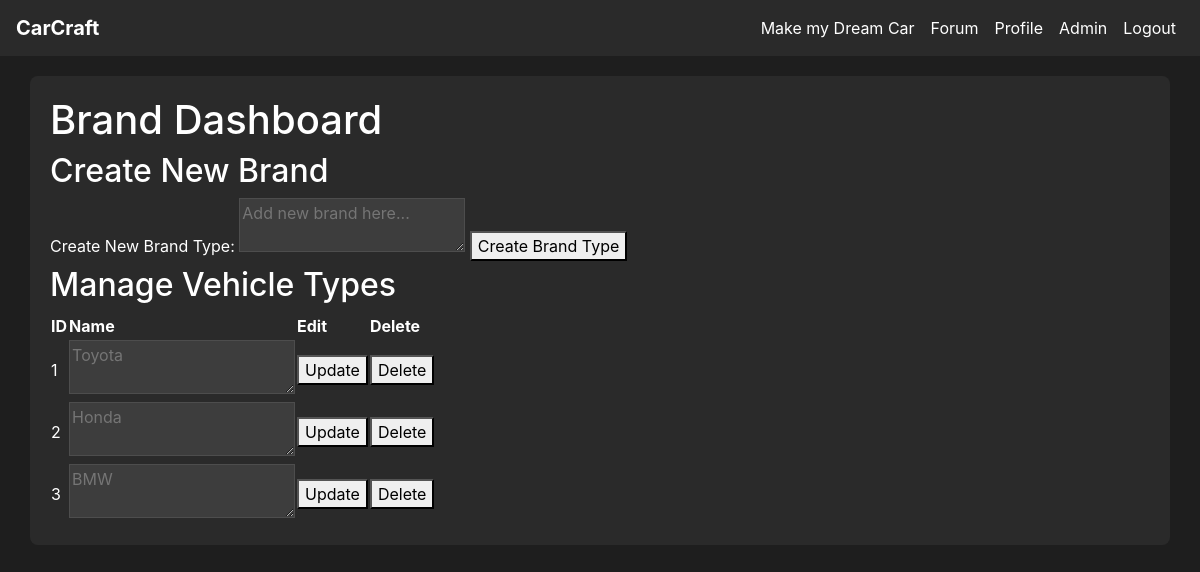
The app's page /brand_type (signed in) with its own data.
### tables this page shows
CREATE TABLE brand (
    brand_id INTEGER PRIMARY KEY AUTOINCREMENT,
    name VARCHAR(20)
);

### app.py (the view, shortened to what this page needs)
@app.route('/brand_type', methods=["GET", 'POST'])
@login_required
def brand_type():
    if not current_user.admin:
        flash('Access denied. Admin privileges required.')
        return redirect(url_for('home'))
    conn = get_db_connection()
    brands = conn.execute('SELECT * FROM brand').fetchall()
    return render_template('brand_type.html', brands=brands)

### app.py (called while the page is built)
def get_db_connection():
    conn = sqlite3.connect(DATABASE)
    conn.row_factory = sqlite3.Row  # This enables column access by name: row['column_name']
    return conn

@login_manager.user_loader
def load_user(user_id):
    return User.get(user_id)

    @staticmethod
    def get(user_id):
        conn = get_db_connection()
        user_data = conn.execute('SELECT * FROM user WHERE user_id = ?', (user_id,)).fetchone()
        conn.close()
        if user_data:
            return User(
                user_id=user_data['user_id'],
                username=user_data['username'],
                email=user_data['email'],
                password_hash=user_data['password_hash'],
                admin=bool(user_data['admin'])
            )
        return None

### templates/brand_type.html
{% extends "base.html" %}
{% block content %}
    <h1> Brand Dashboard </h1>
    <h2> Create New Brand </h2>
    <form method="POST">
        <label for="name">Create New Brand Type:</label>
        <textarea id="name" name="name" placeholder="Add new brand here..." maxlength="20" required></textarea>
        <button type="submit">Create Brand Type</button>
    </form>
    <h2> Manage Vehicle Types </h2>
    {% if brands %}
    <table>
        <thead>
            <th>ID</th>
            <th>Name</th>
            <th>Edit</th>
            <th>Delete</th>
        </thead>
        <tbody>
            {% for item in brands %}
                <tr>
                    <td> {{ item.brand_id }} </td>
                        <form method="POST" action="{{ url_for('brand_type_edit', brand_id=item.brand_id) }}">
                            <td>
                                <textarea id="name" name="name" placeholder="{{ item.name }}"  maxlength="20" required></textarea>
                            </td>
                            <td>
                                <button type="submit" onclick="return confirm('Are you sure you want to update this vehicle type?')">Update</button>
                            </td>
                        </form>
                    <td>
                        <form method="POST" action="{{ url_for('brand_type_delete', brand_id=item.brand_id) }}" style="display: inline;">
                            <button type="submit" onclick="return confirm('Are you sure you want to delete this brand type?')">Delete</button>
                        </form>
                    </td>
                </tr>
            {% endfor %}
        </tbody>
    </table>
    {% else %}
        <p> No vehicle types exist in the database. </p>
    {% endif %}
{% endblock %}

### static/css/style.css (style rules this page uses)
body { background-color: #1e1e1e; color: #ffffff; }
h1, h2, h3, h4, h5, h6 { color: #ffffff; }
input, select, textarea { background-color: #3d3d3d; border-color: #4d4d4d; color: #ffffff; }

### records on screen
brand: brand_id "1", name "Toyota"
brand: brand_id "2", name "Honda"
brand: brand_id "3", name "BMW"
